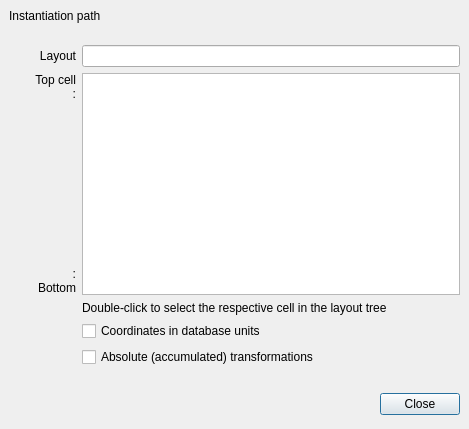
<ui version="4.0" >
 <class>InstantiationForm</class>
 <widget class="QDialog" name="InstantiationForm" >
  <property name="geometry" >
   <rect>
    <x>0</x>
    <y>0</y>
    <width>469</width>
    <height>429</height>
   </rect>
  </property>
  <property name="windowTitle" >
   <string>Instantiation Path</string>
  </property>
  <layout class="QGridLayout" >
   <property name="margin" >
    <number>9</number>
   </property>
   <property name="spacing" >
    <number>6</number>
   </property>
   <item rowspan="3" row="3" column="2" >
    <widget class="QListWidget" name="list" />
   </item>
   <item row="10" column="0" colspan="3" >
    <spacer>
     <property name="orientation" >
      <enum>Qt::Vertical</enum>
     </property>
     <property name="sizeType" >
      <enum>QSizePolicy::Fixed</enum>
     </property>
     <property name="sizeHint" stdset="0" >
      <size>
       <width>332</width>
       <height>16</height>
      </size>
     </property>
    </spacer>
   </item>
   <item row="11" column="0" colspan="3" >
    <widget class="QFrame" name="frame5" >
     <property name="frameShape" >
      <enum>QFrame::NoFrame</enum>
     </property>
     <property name="frameShadow" >
      <enum>QFrame::Raised</enum>
     </property>
     <layout class="QGridLayout" >
      <property name="margin" >
       <number>0</number>
      </property>
      <property name="spacing" >
       <number>4</number>
      </property>
      <item row="0" column="0" >
       <spacer>
        <property name="orientation" >
         <enum>Qt::Horizontal</enum>
        </property>
        <property name="sizeType" >
         <enum>QSizePolicy::Expanding</enum>
        </property>
        <property name="sizeHint" stdset="0" >
         <size>
          <width>91</width>
          <height>31</height>
         </size>
        </property>
       </spacer>
      </item>
      <item row="0" column="3" >
       <widget class="QPushButton" name="close_button" >
        <property name="text" >
         <string>Close</string>
        </property>
       </widget>
      </item>
     </layout>
    </widget>
   </item>
   <item rowspan="3" row="3" column="0" >
    <spacer>
     <property name="orientation" >
      <enum>Qt::Horizontal</enum>
     </property>
     <property name="sizeType" >
      <enum>QSizePolicy::Fixed</enum>
     </property>
     <property name="sizeHint" stdset="0" >
      <size>
       <width>20</width>
       <height>151</height>
      </size>
     </property>
    </spacer>
   </item>
   <item row="7" column="2" >
    <widget class="QCheckBox" name="dbu_cb" >
     <property name="text" >
      <string>Coordinates in database units</string>
     </property>
    </widget>
   </item>
   <item row="5" column="1" >
    <widget class="QLabel" name="label_2" >
     <property name="text" >
      <string>:
Bottom</string>
     </property>
     <property name="alignment" >
      <set>Qt::AlignRight|Qt::AlignTrailing|Qt::AlignVCenter</set>
     </property>
    </widget>
   </item>
   <item row="6" column="2" >
    <widget class="QLabel" name="label_4" >
     <property name="text" >
      <string>Double-click to select the respective cell in the layout tree</string>
     </property>
     <property name="wordWrap" >
      <bool>true</bool>
     </property>
    </widget>
   </item>
   <item row="0" column="0" colspan="3" >
    <widget class="QLabel" name="title_lbl" >
     <property name="text" >
      <string>Instantiation path</string>
     </property>
    </widget>
   </item>
   <item row="1" column="0" colspan="3" >
    <spacer>
     <property name="orientation" >
      <enum>Qt::Vertical</enum>
     </property>
     <property name="sizeType" >
      <enum>QSizePolicy::Fixed</enum>
     </property>
     <property name="sizeHint" stdset="0" >
      <size>
       <width>332</width>
       <height>16</height>
      </size>
     </property>
    </spacer>
   </item>
   <item row="2" column="2" >
    <widget class="QLineEdit" name="layout_le" >
     <property name="readOnly" >
      <bool>true</bool>
     </property>
    </widget>
   </item>
   <item row="4" column="1" >
    <spacer>
     <property name="orientation" >
      <enum>Qt::Vertical</enum>
     </property>
     <property name="sizeHint" stdset="0" >
      <size>
       <width>37</width>
       <height>101</height>
      </size>
     </property>
    </spacer>
   </item>
   <item row="2" column="0" colspan="2" >
    <widget class="QLabel" name="label_3" >
     <property name="text" >
      <string>Layout</string>
     </property>
     <property name="alignment" >
      <set>Qt::AlignRight|Qt::AlignTrailing|Qt::AlignVCenter</set>
     </property>
    </widget>
   </item>
   <item row="3" column="1" >
    <widget class="QLabel" name="label" >
     <property name="text" >
      <string>Top cell
:</string>
     </property>
     <property name="alignment" >
      <set>Qt::AlignRight|Qt::AlignTrailing|Qt::AlignVCenter</set>
     </property>
    </widget>
   </item>
   <item row="8" column="2" >
    <widget class="QCheckBox" name="abs_cb" >
     <property name="text" >
      <string>Absolute (accumulated) transformations</string>
     </property>
    </widget>
   </item>
  </layout>
 </widget>
 <layoutdefault spacing="6" margin="11" />
 <tabstops>
  <tabstop>layout_le</tabstop>
  <tabstop>list</tabstop>
  <tabstop>dbu_cb</tabstop>
  <tabstop>abs_cb</tabstop>
  <tabstop>close_button</tabstop>
 </tabstops>
 <resources/>
 <connections>
  <connection>
   <sender>close_button</sender>
   <signal>clicked()</signal>
   <receiver>InstantiationForm</receiver>
   <slot>accept()</slot>
   <hints>
    <hint type="sourcelabel" >
     <x>298</x>
     <y>234</y>
    </hint>
    <hint type="destinationlabel" >
     <x>174</x>
     <y>128</y>
    </hint>
   </hints>
  </connection>
 </connections>
</ui>
